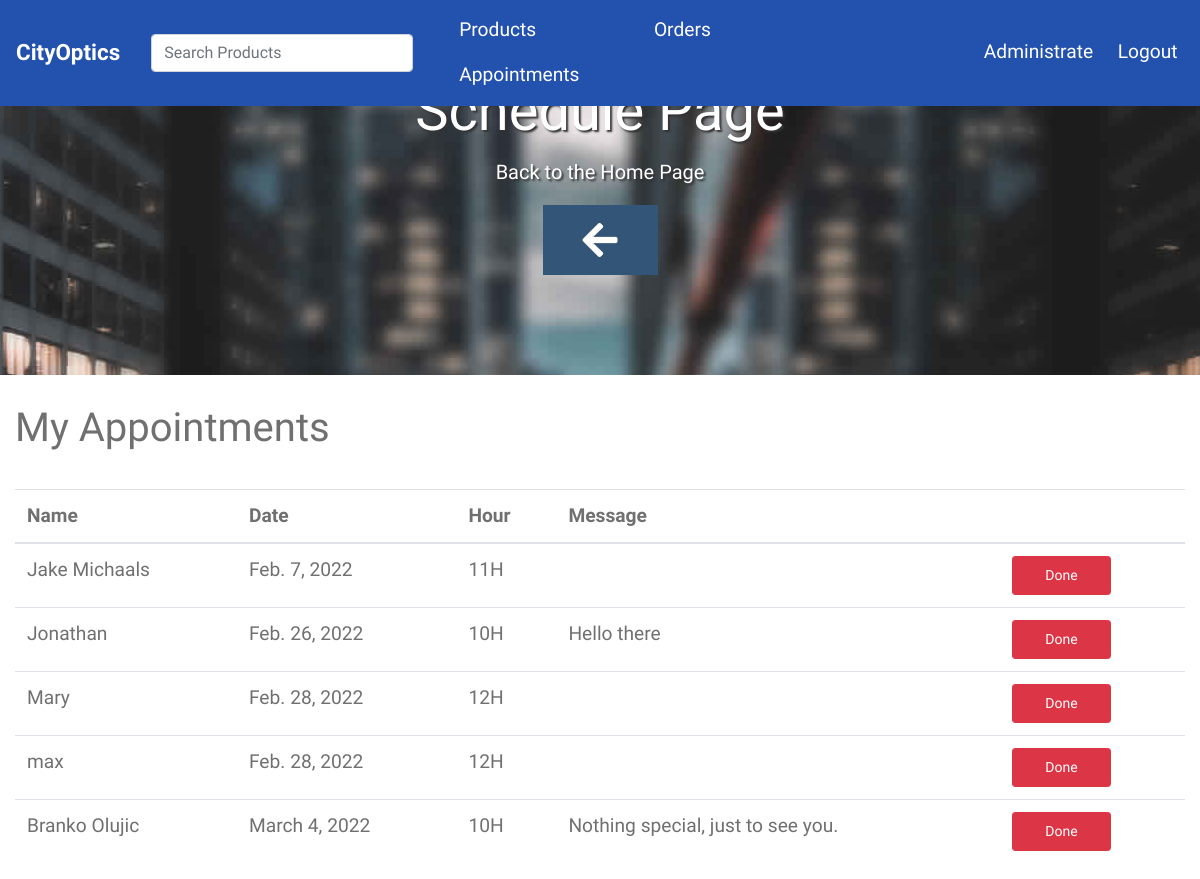
The app's page /appointments/schedules/ (signed in) with its own data.
### appointments/models.py (models this page shows, shortened)
class Appointment(models.Model):
    HOURS = [
        ('9H', '9H - 10H'),
        ('10H', '10H - 11H'),
        ('11H', '11H - 12H'),
        ('12H', '12H - 13H'),
        ('13H', '13H - 14H'),
        ('14H', '14H - 15H'),
        ('15H', '15H - 16H'),
        ('16H', '16H - 17H')
    ]
    name = models.CharField(max_length=150)
    phone = models.CharField(max_length=33)
    email = models.EmailField(blank=True, null=True)
    hour = models.CharField(max_length=33, choices=HOURS)
    message = models.TextField(blank=True, null=True)
    is_confirmed = models.BooleanField(default=False)
    date = models.DateField()
    customer = models.ForeignKey(Customer, on_delete=models.SET_NULL, blank=True, null=True)
    objects = models.Manager()

### appointments/views.py (the view)
# urls.py: path('schedules/', views.schedules, name='schedules'),
@staff_credentials(login_url='/admin/')
def schedules(request):
    try:
        my_appointments = Appointment.objects.all().order_by('date')
        context = {
            'object': 'Schedule',
            'my_appointments': my_appointments
        }
        return render(request, 'appointments/schedules.html', context)
    except ObjectDoesNotExist:
        raise Http404

### appointments/views.py (called while the page is built)
def staff_credentials(login_url=None, *args, **kwargs):
    return user_passes_test(lambda u: u.is_staff, login_url=login_url)

### appointments/templates/appointments/schedules.html (shortened to what this page needs)
{% extends 'base.html' %}
{% load static %}
{% block content %}
{% include 'navbar.html' %}
<section id="infinite" class="text-white tm-font-big tm-parallax" style="height:300px; padding-bottom:15px;">
    <div class="text-center tm-hero-text-container">
        <div class="tm-hero-text-container-inner">
            <h2 class="tm-hero-title" style="margin-top:15px;">{{object|title}} Page</h2>
            <p class="tm-hero-subtitle">
                Back to the Home Page
            </p>
        </div>
    </div>
     <div class="tm-next tm-intro-next">
        <a href="{% url 'index' %}" class="text-center tm-down-arrow-link">
            <i class="fas fa-2x fa-arrow-left tm-down-arrow"></i>
        </a>
    </div>
</section>
<div class="container">
    <br><h1>My Appointments</h1><br>
    <table class="table delete-row-example">
          <thead>
                <tr>
                      <th>Name</th>
                      <th>Date</th>
                      <th>Hour</th>
                      <th>Message</th>
                      <th></th>
                </tr>
          </thead>
          <tbody hx-confirm="Are you sure?" hx-target="closest tr" hx-swap="outerHTML swap:1s">
          {% for appointment in my_appointments %}
                {% if appointment.is_confirmed %}
                <tr>
                    <td>{{ appointment.name}}</td>
                    <td>{{ appointment.date}}</td>
                    <td>{{ appointment.hour}}</td>
                    <td>{{ appointment.message|truncatechars:99}}</td>
                    <td>
                        <button class="btn btn-danger btn-sm" hx-delete="{% url 'delete_appointment' appointment.id %}">
                            Done</button>
                    </td>
                </tr>
                {% endif %}
          {% endfor %}
          </tbody>
    </table>
</div>
{% endblock content %}

### static/css/tooplate-infinite-loop.css (style rules this page uses)
body { font-family: "Raleway", sans-serif; font-size: 1.2em; color: #707070; margin: 0; padding: 0; overflow-x: hidden; }
a { transition: all 0.3s ease; color: #38B; }
.btn { padding: 8px 32px; }
.tm-font-big { font-size: 1.25rem; }
#infinite { background-color: #222; background-image: url(../img/infinite-loop-01.jpg); background-repeat: no-repeat; height: 100vh; min-height: 375px; position: relative; }
@media (min-height: 830px) { #infinite { background-position: center -210px; } }
.tm-hero-text-container { width: 100%; height: 100%; display: flex; flex-flow: column; justify-content: center; }
.tm-hero-text-container-inner { margin-top: -90px; }
.tm-hero-title { font-size: 3.5rem; text-shadow: 2px 2px 2px #333; }
.tm-hero-subtitle { text-shadow: 2px 2px 2px #333; }
.tm-intro-next { position: absolute; bottom: 100px; left: 0; right: 0; }
.tm-down-arrow-link { display: block; margin-top: 18%; }
.tm-down-arrow { color: #FFF; cursor: pointer; background: #357; padding: 15px 40px; transition: all 0.3s ease; }
::placeholder { color: white; opacity: 1; }
p { line-height: 1.9; }
@media (min-width: 1200px) { .container { max-width: 1275px; } }

### records on screen
Appointment: name "Jake Michaals", date "Feb. 7, 2022", hour "11H"
Appointment: name "Jonathan", date "Feb. 26, 2022", hour "10H", message "Hello there"
Appointment: name "Mary", date "Feb. 28, 2022", hour "12H"
Appointment: name "max", date "Feb. 28, 2022", hour "12H"
Appointment: name "Branko Olujic", date "March 4, 2022", hour "10H", message "Nothing special, just to see you."

### other values on screen
{{ object|title }} "Schedule"
